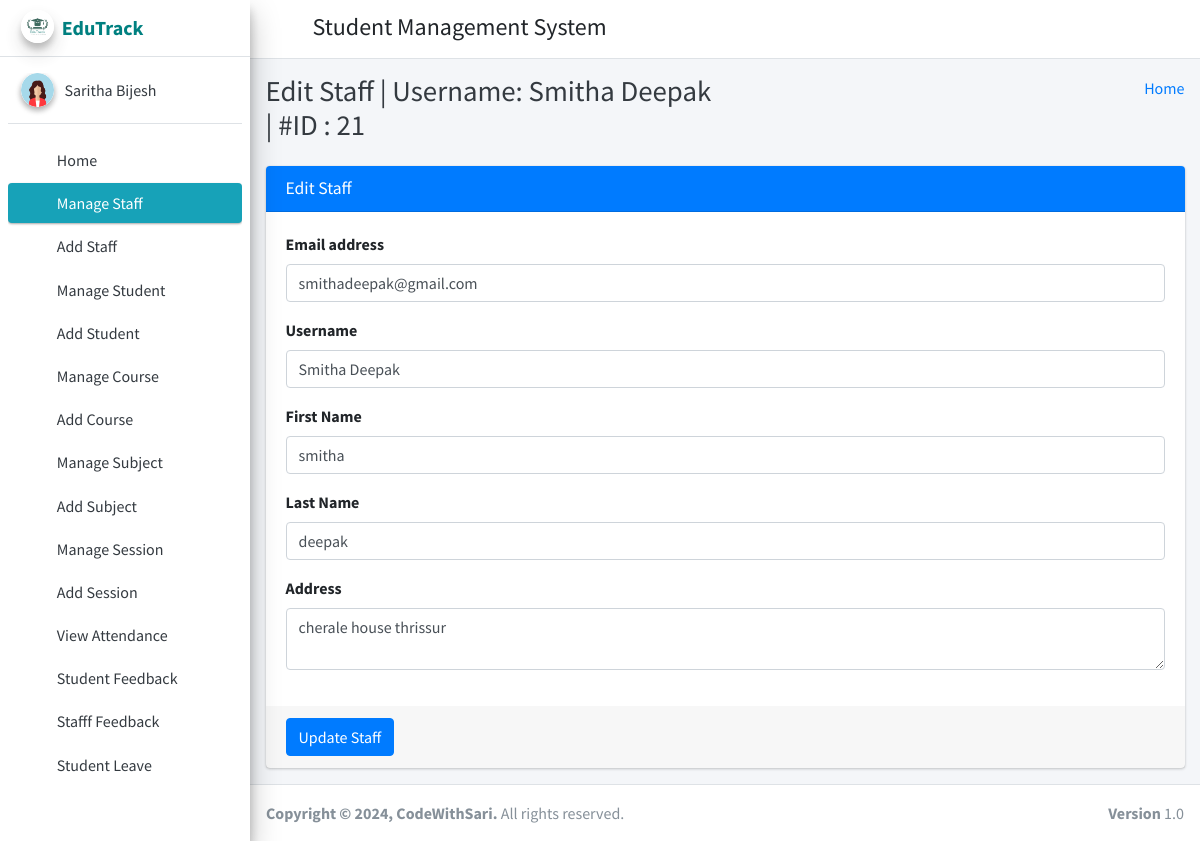
The page /edit_staff/21/ (signed in) on the database its author committed.
### student_management_app/models.py (models this page shows)
class CustomUser(AbstractUser):
    user_type_data = ((1, "HOD"), (2, "Staff"), (3, "Student"))
    user_type = models.CharField(default=1, choices=user_type_data, max_length=10)

class Staffs(models.Model):
    id = models.AutoField(primary_key=True)
    admin = models.OneToOneField(CustomUser, on_delete=models.CASCADE)
    address = models.TextField()
    created_at = models.DateTimeField(auto_now_add=True)
    updated_at = models.DateTimeField(auto_now=True)
    objects = models.Manager()

### student_management_app/HodViews.py (the view)
# urls.py: path('edit_staff/<staff_id>/', HodViews.edit_staff, name="edit_staff"),
def edit_staff(request, staff_id):
    staff = Staffs.objects.get(admin=staff_id)
    context = {
        "staff": staff,
        "id": staff_id
    }
    return render(request, "hod_template/edit_staff_template.html", context)

### student_management_app/LoginCheckMiddleWare.py (called while the page is built, shortened)
    def process_view(self, request, view_func, view_args, view_kwargs):
        modulename = view_func.__module__
        user = request.user
        if user.is_authenticated:
            if user.user_type == "1":
                if modulename == "student_management_app.HodViews":
                    pass
                elif modulename == "student_management_app.views" or modulename == "django.views.static":
                    pass
                else:
                    return redirect("admin_home")
            else:
                return redirect("login")
        else:
            if request.path == reverse("login") or request.path == reverse("doLogin"):
                pass
            else:
                return redirect("login")

### student_management_app/templates/hod_template/edit_staff_template.html (shortened to what this page needs)
{% extends 'hod_template/base_template.html' %}
{% block page_title %}
    Edit Staff | Username: {{ staff.admin.username }} | #ID : {{ staff.admin.id }}
{% endblock page_title %}
{% block main_content %}
{% load static %}
<section class="content">
        <div class="container-fluid">
            <div class="row">
                <div class="col-md-12">
                    <div class="card card-primary">
                    <div class="card-header">
                        <h3 class="card-title">Edit Staff</h3>
                    </div>
                    <form role="form" method="POST" action="{% url 'edit_staff_save' %}">
                        <div class="card-body">
                            <div class="form-group">
                                <label>Email address</label>
                                <input type="email" class="form-control" name="email" value="{{ staff.admin.email }}">
                            </div>
                            <div class="form-group">
                                <label>Username</label>
                                <input type="text" class="form-control" name="username" value="{{ staff.admin.username }}">
                            </div>
                            <div class="form-group">
                                <label>First Name</label>
                                <input type="text" class="form-control" name="first_name" value="{{ staff.admin.first_name }}">
                            </div>
                            <div class="form-group">
                                <label>Last Name</label>
                                <input type="text" class="form-control" name="last_name" value="{{ staff.admin.last_name }}">
                            </div>
                            <div class="form-group">
                                <label>Address</label>
                                <textarea class="form-control" name="address">{{ staff.address }}</textarea>
                            </div>
                        </div>
                        <div class="card-footer">
                        <button type="submit" class="btn btn-primary">Update Staff</button>
                        </div>
                    </form>
                    </div>
                </div>
            </div>
        </div>
      </section>
  {% endblock main_content %}

### student_management_app/templates/hod_template/sidebar_template.html (shortened to what this page needs)
{% load static %}
<aside class="main-sidebar sidebar-light-info elevation-4">
      <a href="{% url 'admin_home' %}" class="brand-link">
        <img src="{% static 'dist/img/edutracklogo.jpeg' %}" alt="EduTrackLogo" class="brand-image img-circle elevation-3"
            style="opacity: .8">
        <span class="brand-text font-weight-bold" style="color: teal;">EduTrack</span>
      </a>
      <div class="sidebar">
        <div class="user-panel mt-3 pb-3 mb-3 d-flex">
          <div class="image">
            <img src="{% static 'dist/img/profpicgirl1.png' %}" class="img-circle elevation-2" alt="User Image">
          </div>
          <div class="info">
            <a href="{% url 'admin_profile' %}" class="d-block">{{ user.first_name }} {{ user.last_name }}</a>
          </div>
        </div>
        <nav class="mt-2">
          <ul class="nav nav-pills nav-sidebar flex-column" data-widget="treeview" role="menu" data-accordion="false">
            <li class="nav-item">
              {% url 'admin_home' as admin_home %}
              <a href="{{ admin_home }}" class="nav-link {% if request.path == admin_home %} active {% endif %}">
                <i class="nav-icon fas fa-tachometer-alt"></i>
                <p>
                  Home
                </p>
              </a>
            </li>
            <li class="nav-item">
              {% url 'manage_staff' as manage_staff %}
              {% url 'edit_staff' staff_id=id as edit_staff %}
              <a href="{{ manage_staff }}" class="nav-link {% if request.path == manage_staff %} active {% endif %} {% if request.path == edit_staff %} active {% endif %}">
                <i class="nav-icon fas fa-chalkboard-teacher"></i>
                <p>
                  Manage Staff
                </p>
              </a>
            </li>
            <li class="nav-item">
              {% url 'add_staff' as add_staff %}
              <a href="{{ add_staff }}" class="nav-link {% if request.path == add_staff %} active {% endif %}">
                <i class="nav-icon fas fa-th"></i>
                <p>
                  Add Staff
                </p>
              </a>
            </li>
            <li class="nav-item">
              {% url 'manage_student' as manage_student %}
              {% url 'edit_student' student_id=id as edit_student %}
              <a href="{{ manage_student }}" class="nav-link {% if request.path == manage_student %} active {% endif %} {% if request.path == edit_student %} active {% endif %}">
                <i class="nav-icon fas fa-user-graduate"></i>
                <p>
                  Manage Student
                </p>
              </a>
            </li>
            <li class="nav-item">
              {% url 'add_student' as add_student %}
              <a href="{{ add_student }}" class="nav-link {% if request.path == add_student %} active {% endif %}">
                <i class="nav-icon fas fa-th"></i>
                <p>
                  Add Student
                </p>
              </a>
            </li>
            <li class="nav-item">
              {% url 'manage_course' as manage_course %}
              {% url 'edit_course' course_id=id as edit_course %}
              <a href="{{ manage_course }}" class="nav-link {% if request.path == manage_course %} active {% endif %} {% if request.path == edit_course %} active {% endif %}">
                <i class="nav-icon fas fa-chalkboard"></i>
                <p>
                  Manage Course
                </p>
              </a>
            </li>
            <li class="nav-item">
            {% url 'add_course' as add_course %}
              <a href="{{ add_course }}" class="nav-link {% if request.path == add_course %} active {% endif %}">
                <i class="nav-icon fas fa-th"></i>
                <p>
                  Add Course
                </p>
              </a>
            </li>
            <li class="nav-item">
              {% url 'manage_subject' as manage_subject %}
              {% url 'edit_subject' subject_id=id as edit_subject %}
              <a href="{{ manage_subject }}" class="nav-link {% if request.path == manage_subject %} active {% endif %} {% if request.path == edit_subject %} active {% endif %}">
                <i class="nav-icon fas fa-book"></i>
                <p>
                  Manage Subject
                </p>
              </a>
            </li>
            <li class="nav-item">
              {% url 'add_subject' as add_subject %}
              <a href="{{ add_subject }}" class="nav-link {% if request.path == add_subject %} active {% endif %}">
                <i class="nav-icon fas fa-th"></i>
                <p>
                  Add Subject
                </p>
              </a>
            </li>
            <li class="nav-item">
              {% url 'manage_session' as manage_session %}
              {% url 'edit_session' session_id=id as edit_session %}
              <a href="{{ manage_session }}" class="nav-link {% if request.path == manage_session %} active {% endif %} {% if request.path == edit_session %} active {% endif %}">
                <i class="nav-icon fas fa-graduation-cap"></i>
                <p>
                  Manage Session
                </p>
              </a>
            </li>
            <li class="nav-item">
              {% url 'add_session' as add_session %}
              <a href="{{ add_session }}" class="nav-link {% if request.path == add_session %} active {% endif %}">
                <i class="nav-icon fas fa-th"></i>
                <p>
                  Add Session
                </p>
              </a>
            </li>
            <li class="nav-item">
              {% url 'admin_view_attendance' as admin_view_attendance %}
              <a href="{{ admin_view_attendance }}" class="nav-link {% if request.path == admin_view_attendance %} active {% endif %}">
                <i class="nav-icon fas fa-calendar-alt"></i>
                <p>
                  View Attendance
                </p>
              </a>
            </li>
            <li class="nav-item">
              {% url 'student_feedback_message' as student_feedback_message %}
              <a href="{{ student_feedback_message }}" class="nav-link {% if request.path == student_feedback_message %} active {% endif %}">
                <i class="nav-icon fas fa-th"></i>
                <p>
                  Student Feedback
                </p>
              </a>
            </li>
            <li class="nav-item">
              {% url 'staff_feedback_message' as staff_feedback_message %}
              <a href="{{ staff_feedback_message }}" class="nav-link {% if request.path == staff_feedback_message %} active {% endif %}">
                <i class="nav-icon fas fa-th"></i>
                <p>
                  Stafff Feedback
                </p>
              </a>
            </li>
            <li class="nav-item">
              {% url 'student_leave_view' as student_leave_view %}
              <a href="{{ student_leave_view }}" class="nav-link {% if request.path == student_leave_view %} active {% endif %}">
                <i class="nav-icon fas fa-th"></i>
                <p>
                  Student Leave
                </p>
              </a>
            </li>
            <li class="nav-item">
              {% url 'staff_leave_view' as staff_leave_view %}
              <a href="{{ staff_leave_view }}" class="nav-link {% if request.path == staff_leave_view %} active {% endif %}">
                <p>
                </p>
              </a>
            </li>
          </ul>
        </nav>
      </div>
    </aside>

### rows shown on the page
CustomUser: first_name "Saritha", last_name "Bijesh"
Staffs: admin.username "Smitha Deepak", admin.id "21", email "smithadeepak@gmail.com", username "Smitha Deepak", first_name "smitha", last_name "deepak", address "cherale house thrissur"
